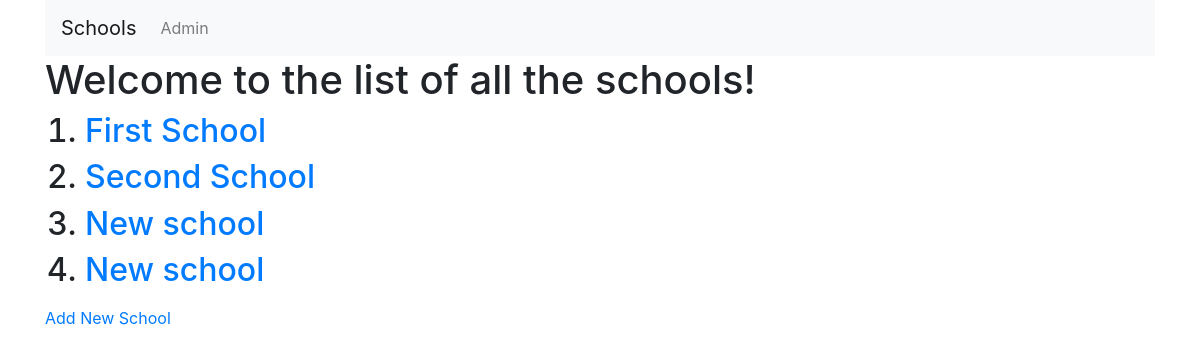
The app's page /basic_app/, older data.
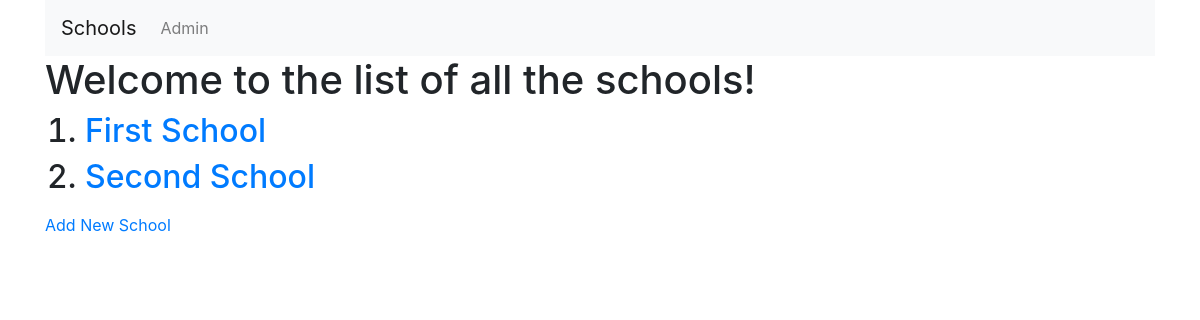
The same page, newer data.
### basic_app/models.py (models this page shows, shortened)
class School(models.Model):
    name = models.CharField(max_length=256)
    principal = models.CharField(max_length=256)
    location = models.CharField(max_length=256)

### basic_app/views.py (the view)
# urls.py: path('',views.SchoolListView.as_view(),name='list'),
class SchoolListView(ListView):
    context_object_name = 'schools'
    model = models.School

### basic_app/templates/basic_app/school_list.html
{% extends 'basic_app/basic_app_base.html' %}
{% block body_block %}
  <h1>Welcome to the list of all the schools!</h1>
  <ol>
    {% for school in schools %}
    <h2><li><a href="{{school.id}}">{{school.name}}</a></li></h2>
    {% endfor %}
  </ol>
  <a href="{% url 'basic_app:create' %}">Add New School</a>
{% endblock %}

### basic_app/templates/basic_app/basic_app_base.html (shortened to what this page needs)
<!DOCTYPE html>
<html lang="en" dir="ltr">
  <head>
    <link rel="stylesheet" href="https://stackpath.bootstrapcdn.com/bootstrap/4.1.3/css/bootstrap.min.css">
  </head>
  <body>
    <div class="container">
      <nav class="navbar navbar-expand-lg navbar-light bg-light">
        <a class="navbar-brand" href="{% url 'basic_app:list' %}">Schools</a>
        <div class="collapse navbar-collapse" id="navbarNav">
          <ul class="navbar-nav">
            <li class="nav-item">
              <a class="nav-link" href="{% url 'admin:index' %}">Admin</a>
            </li>
          </ul>
        </div>
      </nav>
      {% block body_block %}
      {% endblock %}
    </div>
  </body>
</html>

Row changes from the older to the newer data that the page shows:
removed School: name "New school"
removed School: name "New school"
